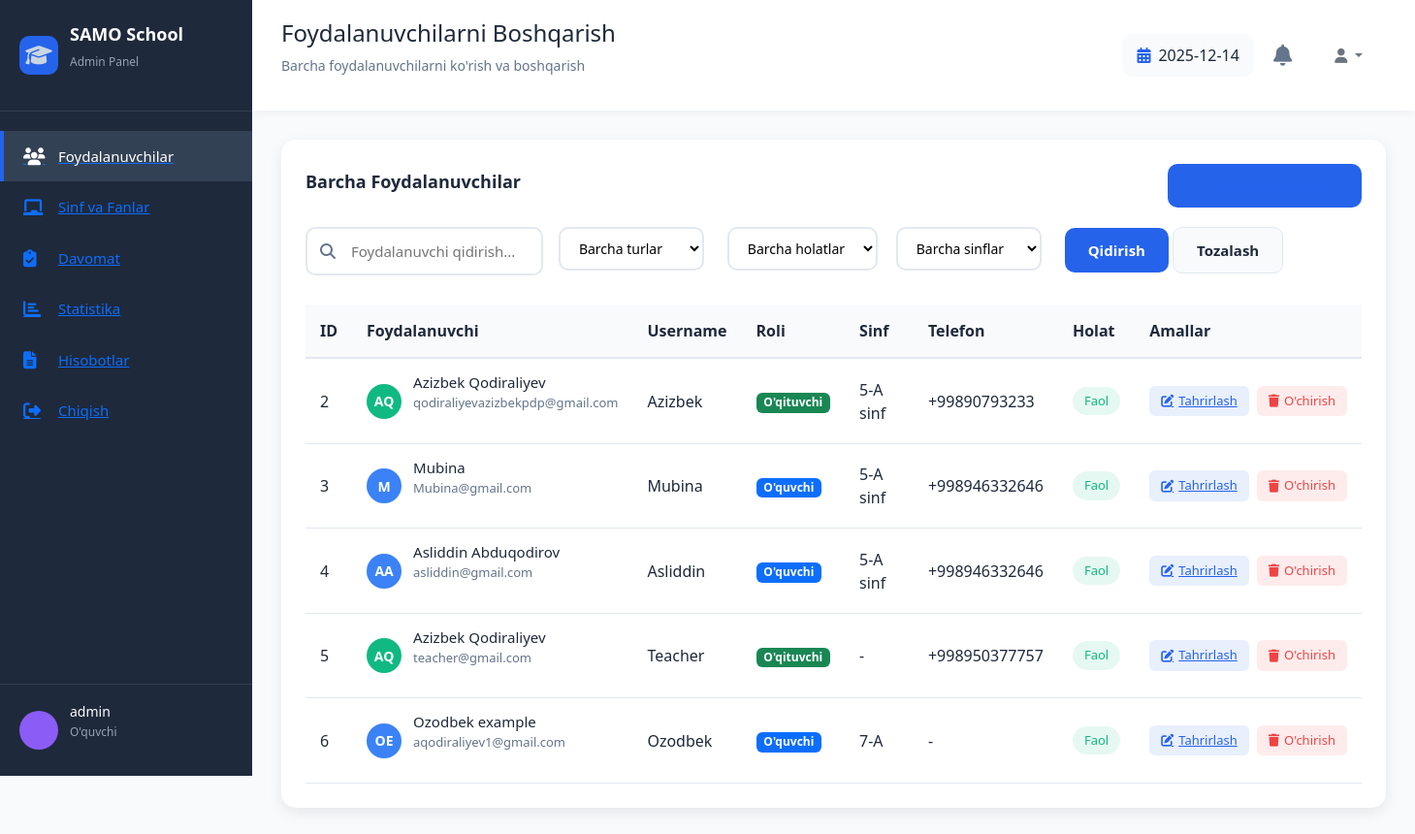
Page /users/ (signed in) on the earlier database version.
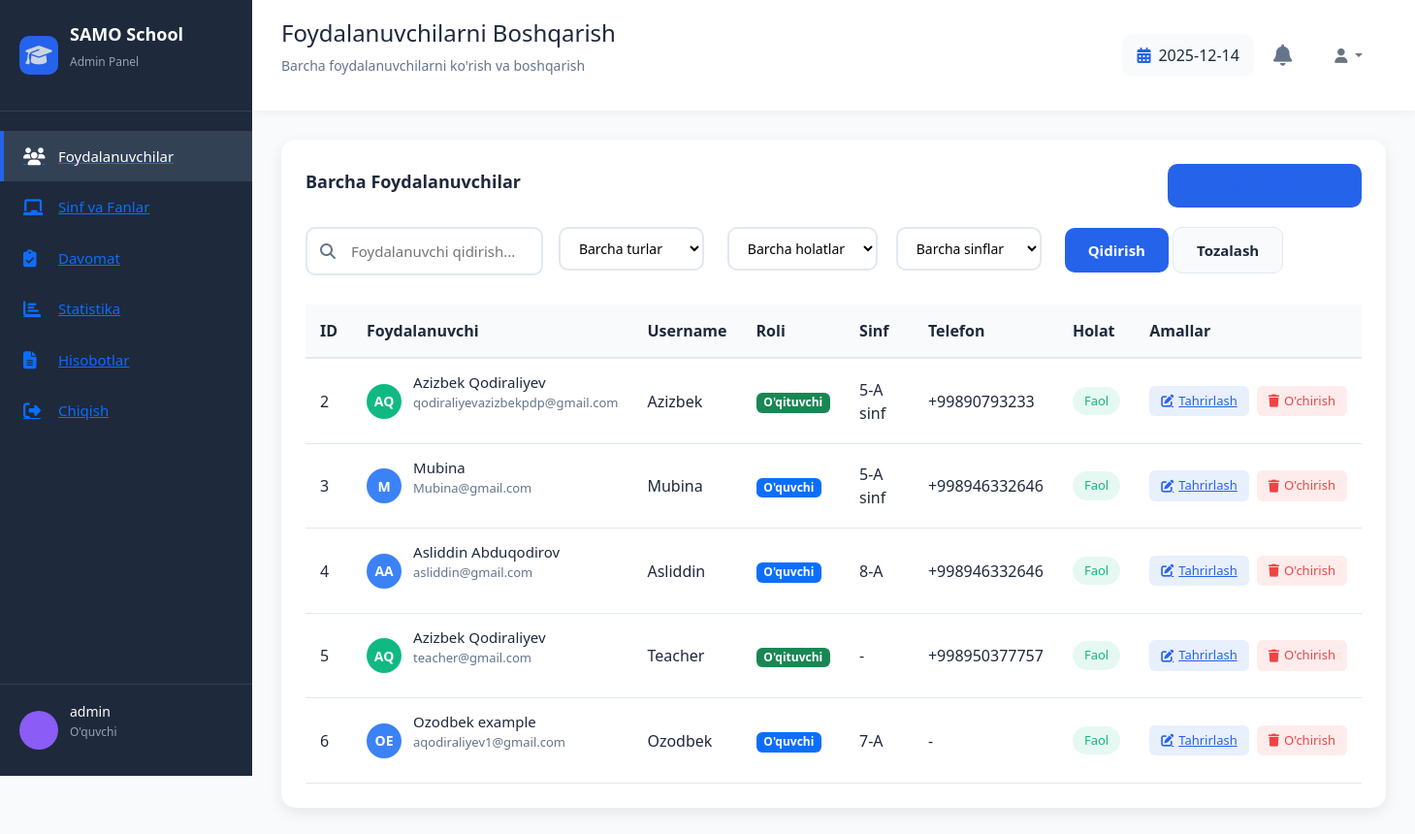
Same page on the later database version.
### attendance/models.py (models this page shows, shortened)
class Profile(models.Model):
    ROLE_CHOICES = [
        ('student', "O'quvchi"),
        ('teacher', "O'qituvchi"),
        ('admin', 'Administrator'),
    ]
    user = models.OneToOneField(User, on_delete=models.CASCADE, related_name='profile')
    role = models.CharField(max_length=10, choices=ROLE_CHOICES, default='student')
    phone = models.CharField(max_length=20, blank=True, null=True)
    birth_date = models.DateField(null=True, blank=True)
    student_class = models.ForeignKey('Class', on_delete=models.SET_NULL,
                                      null=True, blank=True, related_name='students')
    subjects = models.ManyToManyField('Subject', blank=True, related_name='teachers')

class Class(models.Model):
    name = models.CharField(max_length=50)
    teacher = models.ForeignKey(User, on_delete=models.SET_NULL, null=True,
                                related_name='teacher_classes')
    room = models.CharField(max_length=20, blank=True, null=True)
    schedule = models.CharField(max_length=100, blank=True, null=True)
    created_at = models.DateTimeField(auto_now_add=True)

### attendance/views.py (the view)
# urls.py: path('users/', views.manage_users, name='manage_users'),
@login_required
def manage_users(request):
    if not user_is_admin(request.user):
        messages.error(request, "Sizda admin huquqlari yo'q!")
        return redirect('login')
    users = Profile.objects.select_related('user', 'student_class').all()
    role_filter = request.GET.get('role', '')
    status_filter = request.GET.get('status', '')
    class_filter = request.GET.get('class', '')
    search = request.GET.get('search', '')
    if role_filter:
        users = users.filter(role=role_filter)
    if status_filter:
        users = users.filter(user__is_active=(status_filter == 'active'))
    if class_filter:
        users = users.filter(student_class__name=class_filter)
    if search:
        users = users.filter(
            Q(user__username__icontains=search) |
            Q(user__first_name__icontains=search) |
            Q(user__last_name__icontains=search)
        )
    classes = Class.objects.all()
    context = {
        'users': users,
        'classes': classes,
        'role_filter': role_filter,
        'status_filter': status_filter,
        'class_filter': class_filter,
        'search': search,
    }
    return render(request, 'attendance/manage_users.html', context)

### attendance/views.py (called while the page is built)
def user_is_admin(user):
    if user.is_superuser:
        return True
    if hasattr(user, 'profile'):
        return user.profile.role == 'admin'
    return False

### attendance/templates/attendance/manage_users.html (shortened to what the changed rows need)
{% extends 'attendance/base_admin.html' %}
{% block page_title %}Foydalanuvchilarni Boshqarish{% endblock %}
{% block content %}
<div class="dashboard-card">
    <div class="card-body">
        <div class="table-responsive">
            <table class="data-table">
                <thead>
                    <tr>
                        <th>ID</th>
                        <th>Foydalanuvchi</th>
                        <th>Username</th>
                        <th>Roli</th>
                        <th>Sinf</th>
                        <th>Telefon</th>
                        <th>Holat</th>
                        <th>Amallar</th>
                    </tr>
                </thead>
                <tbody>
                    {% for profile in users %}
                    <tr>
                        <td>{{ profile.user.id }}</td>
                        <td>
                            <div class="user-cell">
                                <div class="user-avatar {{ profile.role }}">
                                    {{ profile.user.first_name|first|upper }}{{ profile.user.last_name|first|upper }}
                                </div>
                                <div class="user-info">
                                    <h4>{{ profile.user.get_full_name }}</h4>
                                    <p>{{ profile.user.email|default:"Email yo'q" }}</p>
                                </div>
                            </div>
                        </td>
                        <td>{{ profile.user.username }}</td>
                        <td>
                            {% if profile.role == 'student' %}
                                <span class="badge bg-primary">O'quvchi</span>
                            {% elif profile.role == 'teacher' %}
                                <span class="badge bg-success">O'qituvchi</span>
                            {% else %}
                                <span class="badge bg-danger">Admin</span>
                            {% endif %}
                        </td>
                        <td>
                            {% if profile.student_class %}
                                {{ profile.student_class.name }}
                            {% else %}
                                -
                            {% endif %}
                        </td>
                        <td>{{ profile.phone|default:"-" }}</td>
                        <td>
                            {% if profile.user.is_active %}
                                <span class="status-badge status-active">Faol</span>
                            {% else %}
                                <span class="status-badge status-inactive">Nofaol</span>
                            {% endif %}
                        </td>
                        <td>
                            <div class="action-buttons">
                                <a href="{% url 'edit_user' profile.user.id %}" class="action-btn-small edit-btn">
                                    <i class="fas fa-edit"></i> Tahrirlash
                                </a>
                                <button onclick="confirmDelete({{ profile.user.id }})" class="action-btn-small delete-btn">
                                    <i class="fas fa-trash"></i> O'chirish
                                </button>
                            </div>
                        </td>
                    </tr>
                    {% empty %}
                    <tr>
                        <td colspan="8" class="text-center">Foydalanuvchilar topilmadi</td>
                    </tr>
                    {% endfor %}
                </tbody>
            </table>
        </div>
    </div>
</div>
{% endblock %}

Differences in the rows shown:
changed Profile "Asliddin": student_class.name "5-A sinf" → "8-A"
